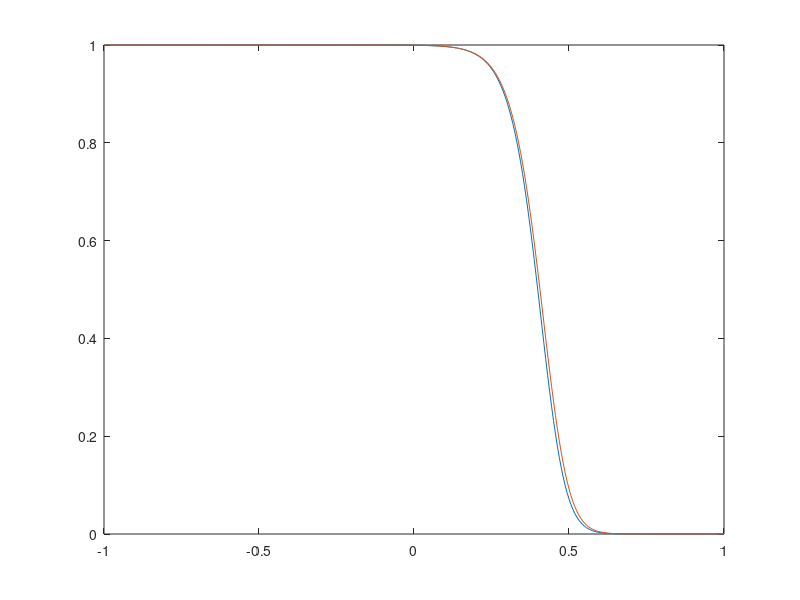

The MATLAB source for this figure:
%Fisher Equation - Dirichlet
clc
close all

p = 2000;
f = @(x) 1./((exp(10*sqrt(10/3).*x)+1).^2);
sol = @(x,t) 1./((exp(sqrt(p/6).*x-(5*p/6)*t)+1).^2);

ex = 4;

switch ex
    case 1
        dx = 0.05;
        dt = 0.00125;
    case 2
        dx = 0.025;
        dt = 0.0003125;
    case 3
        dx = 0.0125;
        dt = 0.000078125;
    case 4
        dx = 0.00625;
        dt = 0.0000195313;
end
    
xs = -1:dx:1;
time = 0:dt:0.005;
T = length(time);
R = (dt)/(dx^2);

u = f(xs);
u(1) = 1;
u(end) = 0;

error = zeros(1,T);

for t = 1:T
    s = sol(xs,time(t));
    old = u;
    u(2:end-1) = old(2:end-1) + R*(old(3:end)-2*old(2:end-1)+old(1:end-2));
    u(2:end-1) = u(2:end-1) + p*dt*old(2:end-1).*(ones(1,length(xs)-2)-old(2:end-1));
    %Error
    %error(t) = abs(norm(s)-norm(u));
    %Plot
    figure(1);
    plot(xs,u,xs,s);
    axis([-1,1,0,1])
    pause(0.01);
end

hold off
%pause(1);
%loglog(time,error);